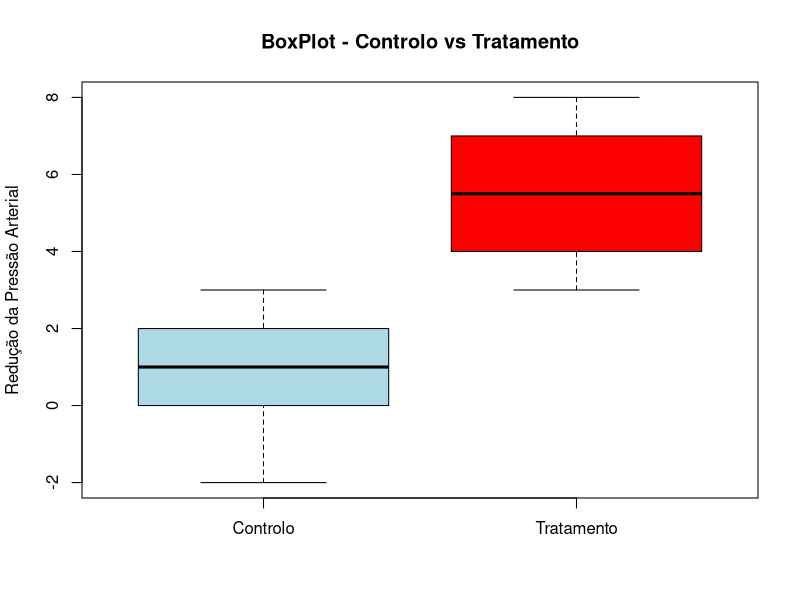
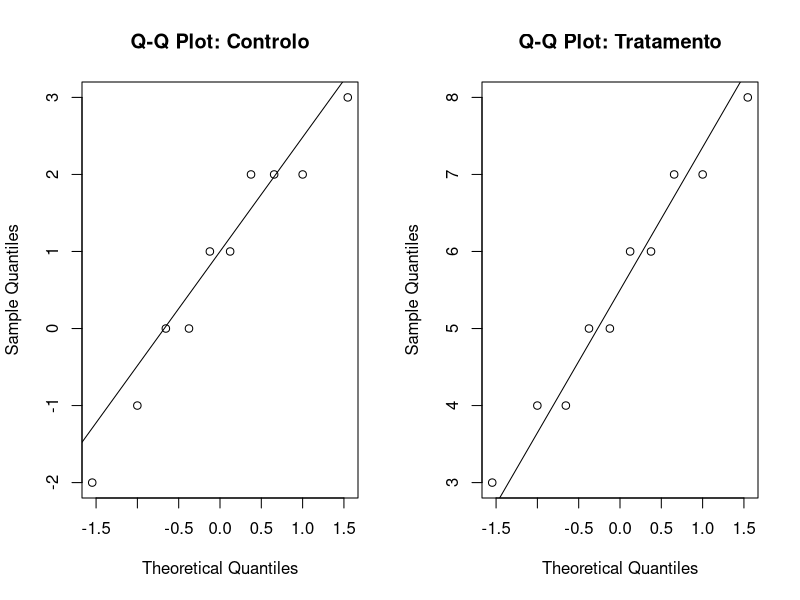

Source code (R) for these figures, in order:
## ---- chunk 1
knitr::opts_chunk$set(echo = TRUE,
                      message = FALSE,
                      warning = FALSE)
set.seed(123)
## ---- chunk 2
redução_controlo   <- c(2, 0, 3, -1, 1, 2, 0, 1, -2, 2)
redução_tratamento <- c(5, 7, 4, 6, 3, 8, 5, 6, 4, 7)

redução_controlo
redução_tratamento
## ---- chunk 3
mean(redução_tratamento)
sd(redução_tratamento)
length(redução_tratamento)

mean(redução_controlo)
sd(redução_controlo)
length(redução_controlo)

## ---- chunk 4
boxplot(list(Controlo = redução_controlo, Tratamento = redução_tratamento),
        col = c("lightblue", "red"),
        ylab = "Redução da Pressão Arterial",
        main = "BoxPlot - Controlo vs Tratamento"
)

## ---- chunk 5
par(mfrow=c(1,2))

qqnorm(redução_controlo, main = "Q-Q Plot: Controlo")
qqline(redução_controlo)

qqnorm(redução_tratamento, main = "Q-Q Plot: Tratamento")
qqline(redução_tratamento)

## ---- chunk 6
t.test(redução_tratamento, redução_controlo)
